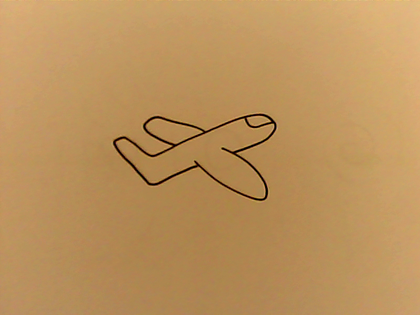
%> input picture DrawingRobot/Images/Airplane.png, 420 x 315 px, shrunk from 640 x 480 before the run
$ octave --eval "result = imageToPixelSegments(imread('../Images/Airplane.png'));"   (GNU Octave 9; MATLAB toolbox functions it lacks are replaced by stand-ins)
%> lines starting %> are read from the running program, lines starting %| are printed output that depends on the picture; in (x1, y1, x2, y2) boxes, pixels count from 0 and x2, y2 are one past the last pixel; in counts of white or black regions, pixels touching at a corner belong together; the program's own positions count from 1
### DrawingRobot/Solutions/getCoords.m
function curvePoints = getCoords(shapeImage)
% Copyright 2018 - 2020 The MathWorks, Inc.
%
% Call the function `bwboundaries` to obtain the boundaries of each unique region.
[curves,~,N] = bwboundaries(shapeImage);
curves = curves(1:N); % Ignore hole boundaries

% Get the pixel points from the boundary detected
curvePoints = cell2mat(curves);

% Remove all duplicate points from the curve
curvePoints = unique(curvePoints,'rows','stable');

% In the image you're analyzing, remove all the pixels that were captured
% by `bwboundaries`. There may still be pixels remaining in the image.

% Remove curves from the image
curveInd = sub2ind(size(shapeImage),curvePoints(:,1),curvePoints(:,2));
shapeImage(curveInd) = 0;

% Go through the image to check for any remaining pixels. If no pixels
% remain, return the `curvePoints` found. If there are more pixels, then
% call this function again and append `curvePoints` to the additional pixels
% found by the recursive call.

% Call getCoords recursively if there are other curves remaining
if any(shapeImage(:))
    curvePoints = [curvePoints; getCoords(shapeImage)];
end

### DrawingRobot/Solutions/coords2segments.m
function segmentsPix = coords2segments(coordsPix)
% Copyright 2018 - 2020 The MathWorks, Inc.
%
% Find the locations where consecutive pixels are not adjacent. Create a
% breaks variable that is a logical index with value 1 where there is a
% break and 0 where pixels are adjacent.

consecutiveDistance = abs(diff(coordsPix));
breaks = any(consecutiveDistance > [1 1],2);

% Use the breaks variable to construct the start and end indices of each
% segment. Then loop through the segments and create a cell array
% segmentsPix, where each cell contains all the pixel coordinates for that
% segment.

% Build cell array of each segment of adjacent pixel coordinates
numSegments = sum(breaks)+1;
segmentsPix = cell(numSegments,1);
breakInds = [0; find(breaks); size(coordsPix,1)];
for ii = 1:numSegments
    segmentsPix{ii} = coordsPix(breakInds(ii)+1:breakInds(ii+1),:);
end

### DrawingRobot/Solutions/connectSegments.m
function segments = connectSegments(segments)
% Copyright 2018 - 2020 The MathWorks, Inc.
%
% If a segment intersects itself, such as in the letter "O," it will end at
% a point that is adjacent to another pixel in that segment. This will
% create a small gap when drawn on the whiteboard. To correct this, add the
% final adjacent pixel to the end of that segment so the line is closed.
% This section of code looks at each segment, finds any self-intersections,
% and closes them. p1 is the first point in a segment. pN is the last point
% in the segment. Add any points near p1 to the beginning of the segment.
% Add any points near pN to the end of the segment.

for ii = 1:length(segments)
    points = segments{ii};
    p1 = points(1,:);
    pN = points(end,:);
    % Add any points near p1 to beginning of segment ii
    nearP1 = isadjacent(p1,points(4:end,:));   %Don't check first 3 points
    if any(nearP1)
        idx = find(nearP1,1)+3;
        points = [points(idx,:); points]; %#ok<*AGROW>
    end
    % Add any points near pN to end of segment ii
    nearPN = isadjacent(pN,points(1:end-3,:)); %Don't check last 3 points
    if any(nearPN)
        idx = find(nearPN,1);
        points = [points; points(idx,:)];
    end
    segments{ii} = points;
end

% This code merges any segments with endpoints that are adjacent. It looks
% at every pair of segments ii and jj. Take the first and last point of
% each segment in the pair (four points total), and check whether any are
% adjacent. If any adjacencies are found, replace the two segments with a
% single segment describing a continuous path through both segments.

for ii = 1:length(segments)-1
    jj = ii + 1;
    % Check all combinations of 2 segments ii and jj
    while jj <= length(segments)
        points_i = segments{ii};
        points_j = segments{jj};
        pi1 = points_i(1,:);
        piN = points_i(end,:);
        pj1 = points_j(1,:);
        pjN = points_j(end,:);
        % Compare points 1 and N from segments ii and jj
        if isadjacent(pi1,pj1)
            segments{ii} = [flipud(points_j); points_i];
            segments(jj) = [];
        elseif isadjacent(pi1,pjN)
            segments{ii} = [points_j; points_i];
            segments(jj) = [];
        elseif isadjacent(piN,pj1)
            segments{ii} = [points_i; points_j];
            segments(jj) = [];
        elseif isadjacent(piN,pjN)
            segments{ii} = [points_i; flipud(points_j)];
            segments(jj) = [];
        end
        jj = jj + 1;
    end
end

end

% The sub-function isadjacent creates a convenient way to check whether two
% points are adjacent. As a sub-function, it can only be called within the
% connectSegments function.

function tf = isadjacent(p1,p2)
tf = all(abs(p1-p2) <= [1 1],2);
end

### DrawingRobot/Solutions/imageToPixelSegments.m
function [segmentsPix,xLimPix,yLimPix] = imageToPixelSegments(img)
% Copyright 2018 - 2020 The MathWorks, Inc.

% Extract line traces from the image
img2 = ~imbinarize(rgb2gray(img),'adaptive','ForegroundPolarity','dark');
img3 = bwmorph(img2,'clean');
img4 = bwmorph(img3,'thin',inf);

% Extract pixels in order
coordsPix = getCoords(img4);

% Break coordinates list into contiguous segments
segmentsPix = coords2segments(coordsPix);

% Clean data and merge connected segments
segmentsPix = connectSegments(segmentsPix);

% Store x and y pixel limits
xLimPix = [min(coordsPix(:,2)) max(coordsPix(:,2))];
yLimPix = [min(coordsPix(:,1)) max(coordsPix(:,1))];
%> in imageToPixelSegments, `img2 = ~imbinarize(rgb2gray(img),'adaptive','ForegroundPolarity','dark..`:
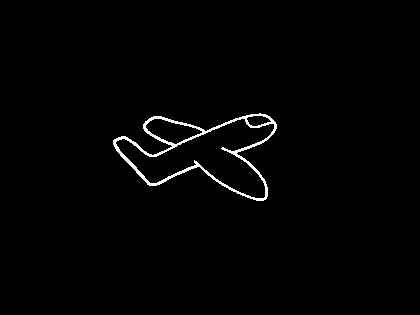
%> img2: size 315x420 logical; 1.3% white in thin lines or dots, all inside (x1, y1, x2, y2) = (113, 113, 277, 201)
%> in imageToPixelSegments, `img4 = bwmorph(img3,'thin',inf);`:
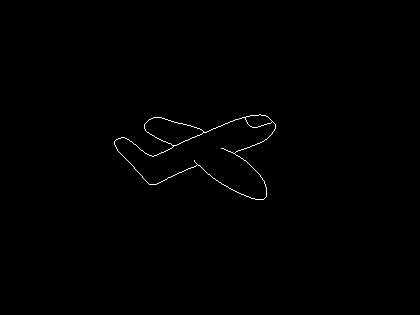
%> img4: size 315x420 logical; 0.42% white in thin lines or dots, all inside (x1, y1, x2, y2) = (114, 114, 276, 200)
%> in getCoords, `[curves,~,N] = bwboundaries(shapeImage);`: curves = 4 boundaries; box (x1, y1, x2, y2) and points: (114, 114, 276, 200) 479, (115, 118, 275, 199) 417, (145, 118, 203, 145) 121, (246, 115, 272, 127) 55; N = 1
%> in getCoords, `curves = curves(1:N);`: curves = 1 item
%> in getCoords, `curvePoints = cell2mat(curves);`: curvePoints = 479 rows, first 12: [142 115; 141 116; 140 117; 140 118; 139 119; 139 120; 139 121; 138 122; 138 123; 138 124; 138 125; 139 126]
%> in getCoords, `curvePoints = unique(curvePoints,'rows','stable');`: curvePoints = 478 rows, first 12: [142 115; 141 116; 140 117; 140 118; 139 119; 139 120; 139 121; 138 122; 138 123; 138 124; 138 125; 139 126]
%> in getCoords, `curveInd = sub2ind(size(shapeImage),curvePoints(:,1),curvePoints(:,2));`: curveInd = 478 values, max 86754 at index 229, min 36052 at index 1, mean 62841.8
%> in getCoords, `shapeImage(curveInd) = 0;`:
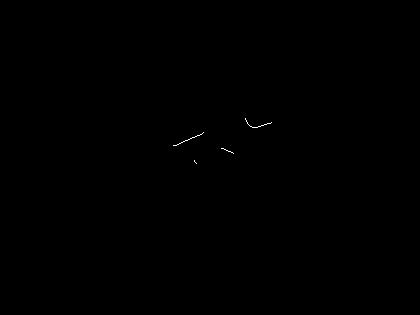
%> shapeImage: size 315x420 logical; 0.06% white in thin lines or dots, all inside (x1, y1, x2, y2) = (173, 118, 272, 164)
%> in getCoords (call 2), `curvePoints = cell2mat(curves);`: curvePoints = 152 rows, first 12: [146 174; 146 175; 146 176; 146 177; 145 178; 145 179; 144 180; 144 181; 143 182; 143 183; 142 184; 142 185]
%> in getCoords (call 2), `curvePoints = unique(curvePoints,'rows','stable');`: curvePoints = 78 rows, first 12: [146 174; 146 175; 146 176; 146 177; 145 178; 145 179; 144 180; 144 181; 143 182; 143 183; 142 184; 142 185]
%> in getCoords (call 2), `shapeImage(curveInd) = 0;`: shapeImage: size 315x420 logical; 0.06% of pixels changed, all inside (x1, y1, x2, y2) = (173, 118, 272, 164)
%> in getCoords, `curvePoints = [curvePoints; getCoords(shapeImage)];`: curvePoints = 556 rows, first 12: [142 115; 141 116; 140 117; 140 118; 139 119; 139 120; 139 121; 138 122; 138 123; 138 124; 138 125; 139 126]
%> in imageToPixelSegments, `coordsPix = getCoords(img4);`: coordsPix has the same summary as curvePoints in getCoords
%> in coords2segments, `consecutiveDistance = abs(diff(coordsPix));`: consecutiveDistance = 555 rows, first 12: [1 1; 1 1; 0 1; 1 1; 0 1; 0 1; 1 1; 0 1; 0 1; 0 1; 1 1; 0 1]
%> in coords2segments, `breaks = any(consecutiveDistance > [1 1],2);`: breaks = 555 logical values, 4 true
%> in coords2segments, `numSegments = sum(breaks)+1;`: numSegments = 5
%> in coords2segments, `segmentsPix = cell(numSegments,1);`: segmentsPix = {[], [], [], [], []}
%> in coords2segments, `breakInds = [0; find(breaks); size(coordsPix,1)];`: breakInds = [0; 478; 509; 513; 526; 556]
%> the loop in coords2segments, `for ii = 1:numSegments` made 5 passes
%> after the loop in coords2segments, `for ii = 1:numSegments`: segmentsPix = 5 items
%> the loop in connectSegments, `for ii = 1:length(segments)` made 5 passes
%> (p1, pN, idx) on pass 1: ([142 115], [143 115], 1)
%> (p1, pN) on passes 2, 4, 5: ([146 174], [133 204]), ([149 222], [154 234]), ([119 246], [123 272])
%> the loop in connectSegments, `for ii = 1:length(segments)-1` made 4 passes
%> in imageToPixelSegments, `xLimPix = [min(coordsPix(:,2)) max(coordsPix(:,2))];`: xLimPix = [115 276]
%> in imageToPixelSegments, `yLimPix = [min(coordsPix(:,1)) max(coordsPix(:,1))];`: yLimPix = [115 200]
%> `result = imageToPixelSegments(imread('../Images/Airplane.png'));`: result = 5 items
